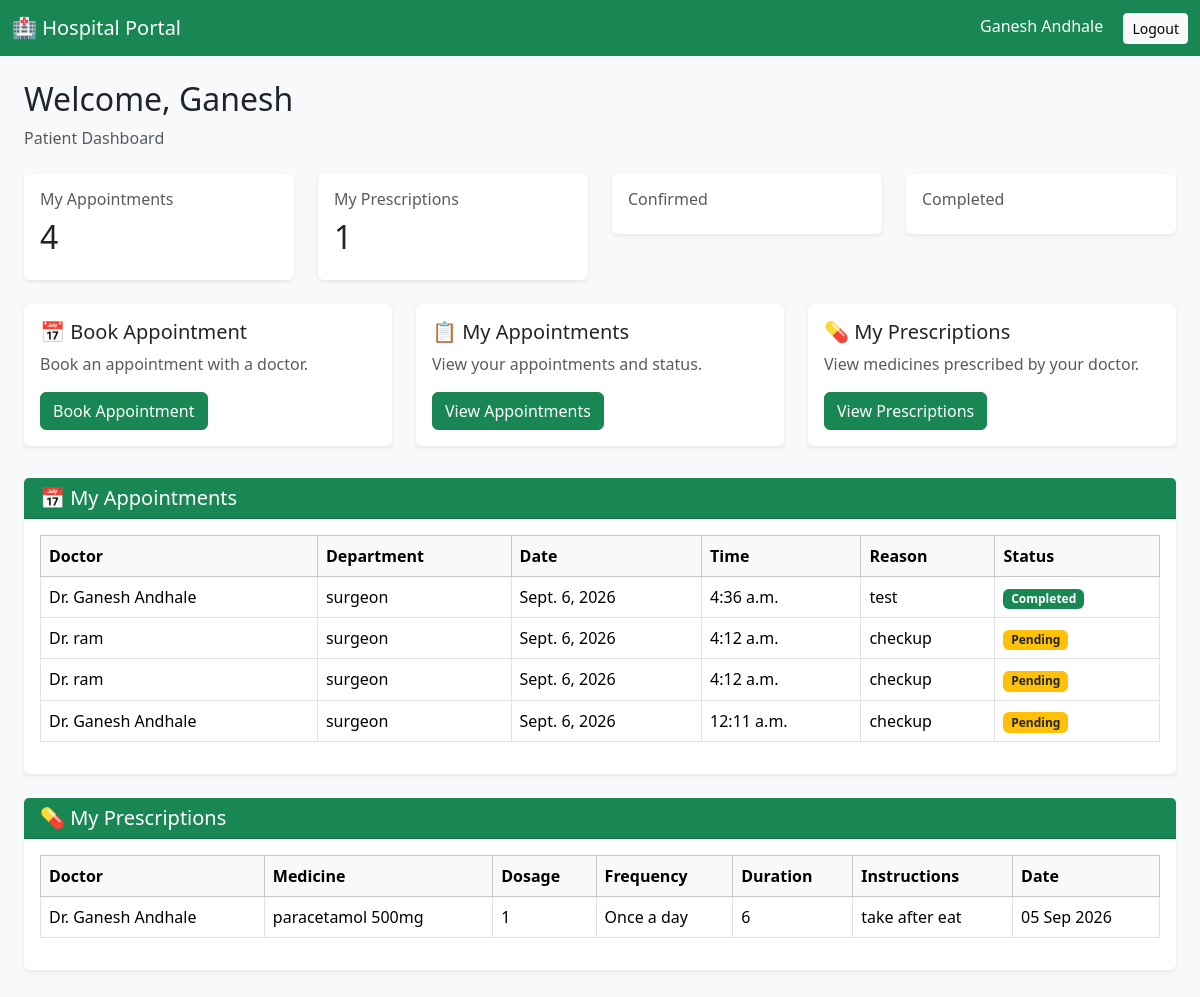
Page /patient-panel/ (signed in) on the committed database.
### appointments/models.py (models this page shows, shortened)
class Appointment(models.Model):
    STATUS_CHOICES = [
        ('Pending', 'Pending'),
        ('Confirmed', 'Confirmed'),
        ('Completed', 'Completed'),
        ('Cancelled', 'Cancelled'),
    ]
    patient = models.ForeignKey(
        Patient,
        on_delete=models.CASCADE,
        related_name='appointments'
    )
    doctor = models.ForeignKey(
        Doctor,
        on_delete=models.CASCADE,
        related_name='appointments'
    )
    appointment_date = models.DateField()
    appointment_time = models.TimeField()
    reason = models.TextField()
    status = models.CharField(
        max_length=20,
        choices=STATUS_CHOICES,
        default='Pending'
    )
    created_at = models.DateTimeField(auto_now_add=True)

### doctors/models.py (models this page shows, shortened)
class Doctor(models.Model):
    GENDER_CHOICES = [
        ('Male', 'Male'),
        ('Female', 'Female'),
        ('Other', 'Other'),
    ]
    name = models.CharField(max_length=100)
    email = models.EmailField(unique=True)
    phone = models.CharField(max_length=15)
    gender = models.CharField(max_length=10, choices=GENDER_CHOICES)
    specialization = models.CharField(max_length=100)
    qualification = models.CharField(max_length=150)
    experience = models.PositiveIntegerField(default=0)
    department = models.ForeignKey(
        Department,
        on_delete=models.CASCADE,
        related_name='doctors'
    )
    consultation_fee = models.DecimalField(
        max_digits=10,
        decimal_places=2,
        default=0
    )
    available = models.BooleanField(default=True)
    profile_image = models.ImageField(
        upload_to='doctors/',
        blank=True,
        null=True
    )

### admin_panel/models.py (models this page shows, shortened)
class Department(models.Model):
    name = models.CharField(max_length=100)
    description = models.TextField(blank=True)

### prescriptions/models.py (models this page shows, shortened)
class Prescription(models.Model):
    patient = models.ForeignKey(
        Patient,
        on_delete=models.CASCADE
    )
    doctor = models.ForeignKey(
        Doctor,
        on_delete=models.CASCADE
    )
    medicine = models.ForeignKey(
        Medicine,
        on_delete=models.CASCADE
    )
    dosage = models.CharField(max_length=100)
    frequency = models.CharField(max_length=100)
    duration = models.CharField(max_length=100)
    instructions = models.TextField(blank=True)
    prescribed_date = models.DateField(
        auto_now_add=True
    )
    status = models.CharField(
        max_length=30,
        default='Active'
    )

### pharmacy/models.py (models this page shows, shortened)
class Medicine(models.Model):
    CATEGORY_CHOICES = [
        ('Tablet', 'Tablet'),
        ('Capsule', 'Capsule'),
        ('Syrup', 'Syrup'),
        ('Injection', 'Injection'),
        ('Cream', 'Cream'),
        ('Other', 'Other'),
    ]
    name = models.CharField(max_length=150)
    generic_name = models.CharField(max_length=150)
    category = models.CharField(
        max_length=50,
        choices=CATEGORY_CHOICES
    )
    manufacturer = models.CharField(max_length=150)
    batch_number = models.CharField(max_length=100)
    expiry_date = models.DateField()
    quantity = models.PositiveIntegerField(default=0)
    quantity = models.PositiveIntegerField(default=0)
    stock_in = models.PositiveIntegerField(default=0)
    stock_out = models.PositiveIntegerField(default=0)
    reorder_level = models.PositiveIntegerField(default=10)
    reorder_level = models.PositiveIntegerField(default=10)
    purchase_price = models.DecimalField(
        max_digits=10,
        decimal_places=2
    )
    selling_price = models.DecimalField(
        max_digits=10,
        decimal_places=2
    )
    supplier = models.CharField(max_length=150)
    description = models.TextField(blank=True)
    created_at = models.DateTimeField(auto_now_add=True)
    stock_in = models.PositiveIntegerField(default=0)
    stock_out = models.PositiveIntegerField(default=0)

### patient_panel/views.py (the view)
@login_required
def patient_dashboard(request):
    if not hasattr(request.user, 'userprofile'):
        return render(
            request,
            'patient_panel/access_denied.html'
        )
    if request.user.userprofile.role != 'Patient':
        return render(
            request,
            'patient_panel/access_denied.html'
        )
    try:
        patient = Patient.objects.get(
            name=f"{request.user.first_name} {request.user.last_name}"
        )
        appointments = Appointment.objects.filter(
            patient=patient
        ).select_related(
            'doctor'
        ).order_by(
            '-appointment_date',
            '-appointment_time'
        )
        prescriptions = Prescription.objects.filter(
            patient=patient
        ).select_related(
            'doctor',
            'medicine'
        ).order_by(
            '-prescribed_date'
        )
    except Patient.DoesNotExist:
        appointments = []
        prescriptions = []
    return render(
        request,
        'patient_panel/dashboard.html',
        {
            'appointments': appointments,
            'prescriptions': prescriptions
        }
    )

### templates/patient_panel/dashboard.html (shortened to what this page needs)
<!DOCTYPE html>
<html lang="en">
<head>
    <link
        href="https://cdn.jsdelivr.net/npm/bootstrap@5.3.3/dist/css/bootstrap.min.css"
        rel="stylesheet">
</head>
<body class="bg-light">
<nav class="navbar navbar-dark bg-success">
    <div class="container-fluid">
        <span class="navbar-brand">
            🏥 Hospital Portal
        </span>
        <div>
            <span class="text-white me-3">
                {{ request.user.first_name }}
                {{ request.user.last_name }}
            </span>
            <a
                href="{% url 'logout' %}"
                class="btn btn-light btn-sm">
                Logout
            </a>
        </div>
    </div>
</nav>
<div class="container-fluid mt-4 px-4">
    <h2>
        Welcome,
        {{ request.user.first_name }}
    </h2>
    <p class="text-muted">
        Patient Dashboard
    </p>
    <div class="row mt-4">
        <div class="col-md-3 mb-4">
            <div class="card shadow-sm border-0">
                <div class="card-body">
                    <h6 class="text-muted">
                        My Appointments
                    </h6>
                    <h2>
                        {{ appointments|length }}
                    </h2>
                </div>
            </div>
        </div>
        <div class="col-md-3 mb-4">
            <div class="card shadow-sm border-0">
                <div class="card-body">
                    <h6 class="text-muted">
                        My Prescriptions
                    </h6>
                    <h2>
                        {{ prescriptions|length }}
                    </h2>
                </div>
            </div>
        </div>
        <div class="col-md-3 mb-4">
            <div class="card shadow-sm border-0">
                <div class="card-body">
                    <h6 class="text-muted">
                        Confirmed
                    </h6>
                </div>
            </div>
        </div>
        <div class="col-md-3 mb-4">
            <div class="card shadow-sm border-0">
                <div class="card-body">
                    <h6 class="text-muted">
                        Completed
                    </h6>
                </div>
            </div>
        </div>
    </div>
    <div class="row">
        <div class="col-md-4 mb-4">
            <div class="card shadow-sm border-0">
                <div class="card-body">
                    <h5>
                        📅 Book Appointment
                    </h5>
                    <p class="text-muted">
                        Book an appointment with a doctor.
                    </p>
                    <a
                        href="{% url 'book_appointment' %}"
                        class="btn btn-success">
                        Book Appointment
                    </a>
                </div>
            </div>
        </div>
        <div class="col-md-4 mb-4">
            <div class="card shadow-sm border-0">
                <div class="card-body">
                    <h5>
                        📋 My Appointments
                    </h5>
                    <p class="text-muted">
                        View your appointments and status.
                    </p>
                    <a
                        href="#appointments"
                        class="btn btn-success">
                        View Appointments
                    </a>
                </div>
            </div>
        </div>
        <div class="col-md-4 mb-4">
            <div class="card shadow-sm border-0">
                <div class="card-body">
                    <h5>
                        💊 My Prescriptions
                    </h5>
                    <p class="text-muted">
                        View medicines prescribed by your doctor.
                    </p>
                    <a
                        href="#prescriptions"
                        class="btn btn-success">
                        View Prescriptions
                    </a>
                </div>
            </div>
        </div>
    </div>
    <div
        class="card shadow-sm border-0 mt-2"
        id="appointments">
        <div class="card-header bg-success text-white">
            <h5 class="mb-0">
                📅 My Appointments
            </h5>
        </div>
        <div class="card-body">
            <div class="table-responsive">
                <table
                    class="table table-bordered table-hover">
                    <thead class="table-light">
                        <tr>
                            <th>
                                Doctor
                            </th>
                            <th>
                                Department
                            </th>
                            <th>
                                Date
                            </th>
                            <th>
                                Time
                            </th>
                            <th>
                                Reason
                            </th>
                            <th>
                                Status
                            </th>
                        </tr>
                    </thead>
                    <tbody>
                        {% for appointment in appointments %}
                        <tr>
                            <td>
                                Dr.
                                {{ appointment.doctor.name }}
                            </td>
                            <td>
                                {{ appointment.doctor.department.name }}
                            </td>
                            <td>
                                {{ appointment.appointment_date }}
                            </td>
                            <td>
                                {{ appointment.appointment_time }}
                            </td>
                            <td>
                                {{ appointment.reason }}
                            </td>
                            <td>
                                {% if appointment.status == "Completed" %}
                                    <span
                                        class="badge bg-success">
                                        Completed
                                    </span>
                                {% elif appointment.status == "Cancelled" %}
                                    <span
                                        class="badge bg-danger">
                                        Cancelled
                                    </span>
                                {% elif appointment.status == "Confirmed" %}
                                    <span
                                        class="badge bg-primary">
                                        Confirmed
                                    </span>
                                {% else %}
                                    <span
                                        class="badge bg-warning text-dark">
                                        Pending
                                    </span>
                                {% endif %}
                            </td>
                        </tr>
                        {% endfor %}
                    </tbody>
                </table>
            </div>
        </div>
    </div>
    <div
        class="card shadow-sm border-0 mt-4 mb-5"
        id="prescriptions">
        <div class="card-header bg-success text-white">
            <h5 class="mb-0">
                💊 My Prescriptions
            </h5>
        </div>
        <div class="card-body">
            <div class="table-responsive">
                <table
                    class="table table-bordered table-hover">
                    <thead class="table-light">
                        <tr>
                            <th>
                                Doctor
                            </th>
                            <th>
                                Medicine
                            </th>
                            <th>
                                Dosage
                            </th>
                            <th>
                                Frequency
                            </th>
                            <th>
                                Duration
                            </th>
                            <th>
                                Instructions
                            </th>
                            <th>
                                Date
                            </th>
                        </tr>
                    </thead>
                    <tbody>
                        {% for prescription in prescriptions %}
                        <tr>
                            <td>
                                Dr.
                                {{ prescription.doctor.name }}
                            </td>
                            <td>
                                {{ prescription.medicine.name }}
                            </td>
                            <td>
                                {{ prescription.dosage }}
                            </td>
                            <td>
                                {{ prescription.frequency }}
                            </td>
                            <td>
                                {{ prescription.duration }}
                            </td>
                            <td>
                                {% if prescription.instructions %}
                                    {{ prescription.instructions }}
                                {% else %}
                                    -
                                {% endif %}
                            </td>
                            <td>
                                {{ prescription.prescribed_date|date:"d M Y" }}
                            </td>
                        </tr>
                        {% endfor %}
                    </tbody>
                </table>
            </div>
        </div>
    </div>
</div>
</body>
</html>

### rows in the picture
Appointment: doctor.name "Ganesh Andhale", doctor.department.name "surgeon", appointment_date "Sept. 6, 2026", appointment_time "4:36 a.m.", reason "test", status "Completed"
Appointment: doctor.name "ram", doctor.department.name "surgeon", appointment_date "Sept. 6, 2026", appointment_time "4:12 a.m.", reason "checkup", status "Pending"
Appointment: doctor.name "ram", doctor.department.name "surgeon", appointment_date "Sept. 6, 2026", appointment_time "4:12 a.m.", reason "checkup", status "Pending"
Appointment: doctor.name "Ganesh Andhale", doctor.department.name "surgeon", appointment_date "Sept. 6, 2026", appointment_time "12:11 a.m.", reason "checkup", status "Pending"
Prescription: doctor.name "Ganesh Andhale", medicine.name "paracetamol 500mg", dosage "1", frequency "Once a day", duration "6", instructions "take after eat", prescribed_date "05 Sep 2026"

### other values in the picture
{{ request.user.first_name }} "Ganesh"
{{ request.user.last_name }} "Andhale"
{{ appointments|length }} "4"
{{ prescriptions|length }} "1"
